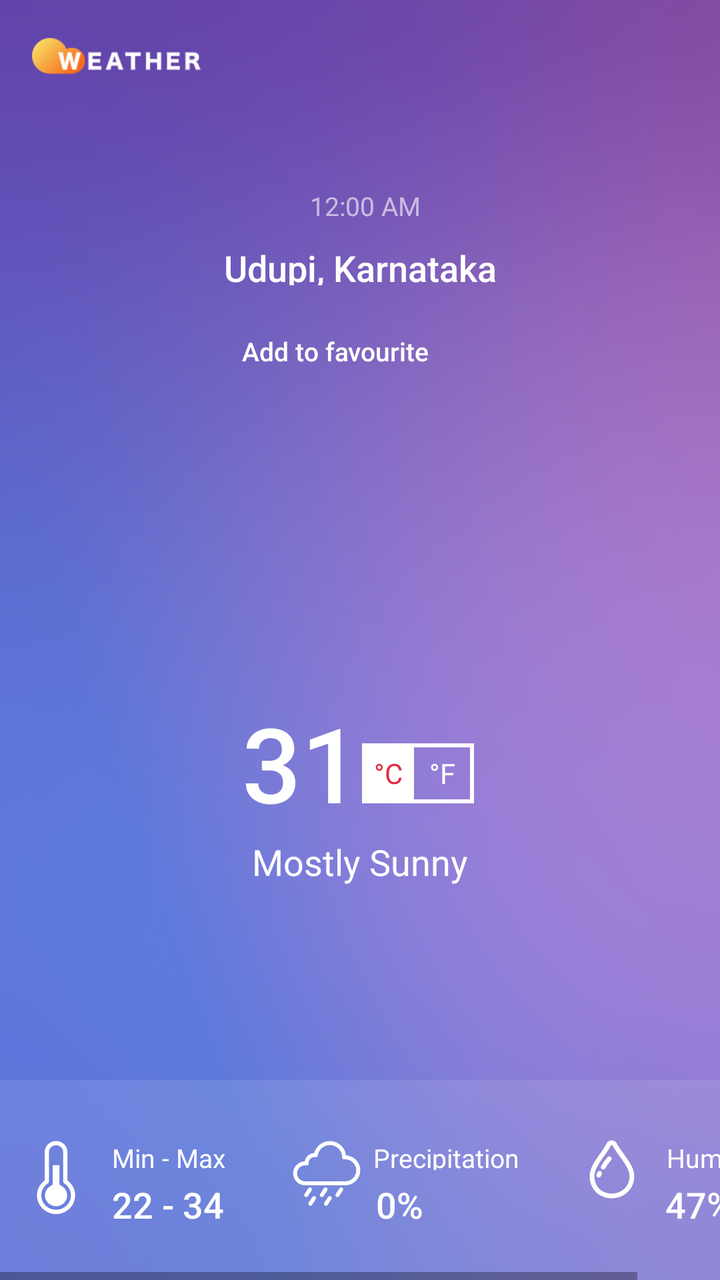
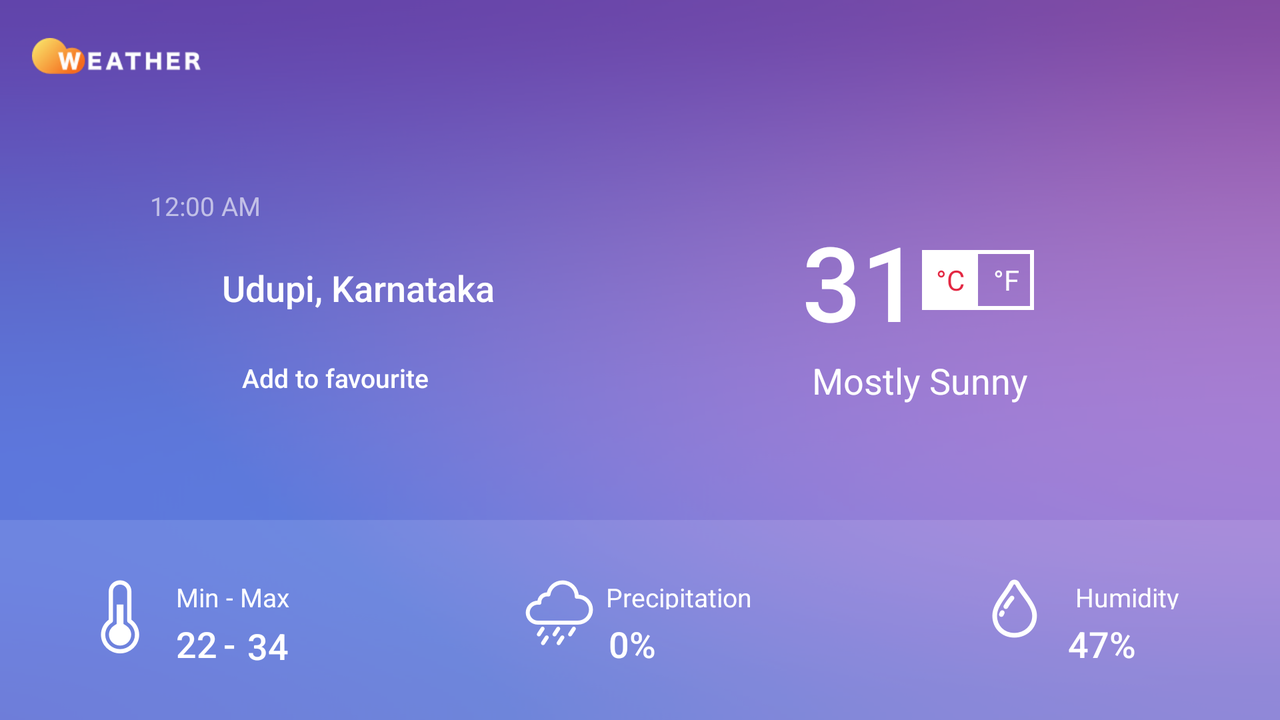

One screen, two layout resources from the same app: the default and the repository's alternative for another configuration. Each is rendered where Android would select it; the XML of both is given below.
<!-- AndroidManifest.xml: application theme Theme.WeatherApp -->
<!-- res/layout/home_activity.xml -->
<?xml version="1.0" encoding="utf-8"?>
<androidx.drawerlayout.widget.DrawerLayout xmlns:android="http://schemas.android.com/apk/res/android"
    xmlns:app="http://schemas.android.com/apk/res-auto"
    xmlns:tools="http://schemas.android.com/tools"
    android:id="@+id/drawer_layout"
    android:layout_width="match_parent"
    android:layout_height="match_parent"
    android:background="@drawable/background_android"
    tools:context=".activity.HomeActivity">

    <androidx.constraintlayout.widget.ConstraintLayout
        android:layout_width="match_parent"
        android:layout_height="match_parent">

        <androidx.appcompat.widget.Toolbar
            android:id="@+id/home_toolbar"
            android:layout_width="match_parent"
            android:layout_height="56dp"
            app:layout_constraintEnd_toEndOf="parent"
            app:layout_constraintStart_toStartOf="parent"
            app:layout_constraintTop_toTopOf="parent"
            app:logo="@drawable/logo_toolbar"
            app:navigationIcon="@drawable/icon_menu_white"
            app:title=" " />

        <LinearLayout
            android:id="@+id/date_time_layout"
            android:layout_width="wrap_content"
            android:layout_height="wrap_content"
            android:layout_marginStart="70dp"
            android:layout_marginTop="94dp"
            android:layout_marginEnd="70dp"
            android:orientation="horizontal"
            app:layout_constraintEnd_toEndOf="parent"
            app:layout_constraintStart_toStartOf="parent"
            app:layout_constraintTop_toTopOf="parent">

            <TextView
                android:id="@+id/date_tv"
                android:layout_width="wrap_content"
                android:layout_height="wrap_content"
                android:gravity="center"
                android:letterSpacing="0.25"
                android:lineSpacingMultiplier="1.15"
                android:text=""
                android:textAppearance="@style/date_time" />

            <DigitalClock
                android:id="@+id/time_tv"
                android:layout_width="wrap_content"
                android:layout_height="wrap_content"
                android:layout_marginStart="5dp"
                android:textAppearance="@style/date_time" />

        </LinearLayout>

        <TextView
            android:id="@+id/place_tv"
            android:layout_width="match_parent"
            android:layout_height="wrap_content"
            android:layout_marginStart="111dp"
            android:layout_marginTop="10dp"
            android:layout_marginEnd="111dp"
            android:width="138dp"
            android:height="21dp"
            android:gravity="center"
            android:lineSpacingMultiplier="1.17"
            android:text="@string/udupi_karnataka"
            android:textAppearance="@style/district_state"
            app:layout_constraintEnd_toEndOf="parent"
            app:layout_constraintStart_toStartOf="parent"
            app:layout_constraintTop_toBottomOf="@+id/date_time_layout" />

        <LinearLayout
            android:id="@+id/favourite_layout"
            android:layout_width="119dp"
            android:layout_height="17dp"
            android:layout_marginStart="121dp"
            android:layout_marginTop="24dp"
            android:layout_marginEnd="120dp"
            android:orientation="horizontal"
            app:layout_constraintEnd_toEndOf="parent"
            app:layout_constraintStart_toStartOf="parent"
            app:layout_constraintTop_toBottomOf="@+id/place_tv">

            <ImageView
                android:id="@+id/favourite_iv"
                android:layout_width="wrap_content"
                android:layout_height="wrap_content"
                android:src="@drawable/icon_favourite" />

            <TextView
                android:layout_width="94dp"
                android:layout_height="15dp"
                android:text="@string/add_to_favourite"
                android:textAppearance="@style/AddToFavourite" />
        </LinearLayout>

        <ImageView
            android:id="@+id/weather_iv"
            android:layout_width="64dp"
            android:layout_height="67dp"
            android:layout_marginStart="148dp"
            android:layout_marginTop="81dp"
            android:layout_marginEnd="148dp"
            android:src="@drawable/icon_sunny"
            app:layout_constraintEnd_toEndOf="parent"
            app:layout_constraintStart_toStartOf="parent"
            app:layout_constraintTop_toBottomOf="@+id/favourite_layout" />

        <LinearLayout
            android:id="@+id/display_temperature_layout"
            android:layout_width="119dp"
            android:layout_height="61dp"
            android:layout_marginStart="121dp"
            android:layout_marginTop="15dp"
            android:layout_marginEnd="120dp"
            android:orientation="horizontal"
            app:layout_constraintEnd_toEndOf="parent"
            app:layout_constraintStart_toStartOf="parent"
            app:layout_constraintTop_toBottomOf="@+id/weather_iv">

            <TextView
                android:id="@+id/temperature_tv"
                android:layout_width="60dp"
                android:layout_height="61dp"
                android:gravity="left"
                android:lineSpacingMultiplier="1.17"
                android:text="31"
                android:textAppearance="@style/temperature" />

            <LinearLayout
                android:layout_width="56dp"
                android:layout_height="30dp"
                android:layout_gravity="bottom"
                android:layout_marginBottom="6dp"
                android:background="@drawable/strokes">

                <TextView
                    android:id="@+id/celsius"
                    android:layout_width="26dp"
                    android:layout_height="30dp"
                    android:background="@color/white"
                    android:gravity="center"
                    android:text="&#xb0;C"
                    android:textColor="#E32843" />

                <TextView
                    android:id="@+id/fahrenheit"
                    android:layout_width="28dp"
                    android:layout_height="30dp"
                    android:gravity="center"
                    android:text="&#xb0;F"
                    android:textColor="@color/white" />
            </LinearLayout>
        </LinearLayout>

        <TextView
            android:id="@+id/temperature_name_tv"
            android:layout_width="wrap_content"
            android:layout_height="wrap_content"
            android:layout_marginStart="126dp"
            android:layout_marginTop="11dp"
            android:layout_marginEnd="126dp"
            android:gravity="center"
            android:text="Mostly Sunny"
            android:textAppearance="@style/weather"
            app:layout_constraintEnd_toEndOf="parent"
            app:layout_constraintStart_toStartOf="parent"
            app:layout_constraintTop_toBottomOf="@+id/display_temperature_layout" />

        <HorizontalScrollView
            android:layout_width="match_parent"
            android:layout_height="wrap_content"
            app:layout_constraintStart_toStartOf="parent"
            app:layout_constraintBottom_toBottomOf="parent"
            app:layout_constraintEnd_toEndOf="parent">

            <LinearLayout
                android:layout_width="match_parent"
                android:layout_height="100dp"
                android:background="#1AFFFFFF"
                android:orientation="horizontal"
                app:layout_constraintBottom_toBottomOf="parent"
                app:layout_constraintEnd_toEndOf="parent"
                app:layout_constraintStart_toStartOf="parent">

                <RelativeLayout
                    android:id="@+id/temp"
                    android:layout_width="wrap_content"
                    android:layout_height="41dp"
                    android:layout_marginStart="18dp"
                    android:layout_marginTop="30dp"
                    android:layout_marginBottom="20dp">

                    <ImageView
                        android:id="@+id/temp_iv"
                        android:layout_width="wrap_content"
                        android:layout_height="wrap_content"
                        android:src="@drawable/icon_temperature_info" />

                    <TextView
                        android:id="@+id/min_max"
                        android:layout_width="57dp"
                        android:layout_height="15dp"
                        android:layout_marginStart="18dp"
                        android:layout_toEndOf="@id/temp_iv"
                        android:lineSpacingMultiplier="1.15"
                        android:text="@string/min_max"
                        android:textAppearance="@style/MinMax" />

                    <TextView
                        android:id="@+id/min_max_tv"
                        android:layout_width="wrap_content"
                        android:layout_height="21dp"
                        android:layout_below="@+id/min_max"
                        android:layout_marginStart="38dp"
                        android:layout_marginTop="5dp"
                        android:text="22 - 34"
                        android:textAppearance="@style/temp" />

                </RelativeLayout>

                <RelativeLayout
                    android:id="@+id/precipitation_layout"
                    android:layout_width="wrap_content"
                    android:layout_height="41dp"
                    android:layout_marginStart="33dp"
                    android:layout_marginTop="30dp"
                    android:layout_marginBottom="20dp">

                    <ImageView
                        android:id="@+id/precipitation_iv"
                        android:layout_width="wrap_content"
                        android:layout_height="wrap_content"
                        android:src="@drawable/icon_precipitation_info" />

                    <TextView
                        android:id="@+id/precipitation"
                        android:layout_width="76dp"
                        android:layout_height="15dp"
                        android:layout_alignParentTop="true"
                        android:layout_marginStart="6dp"
                        android:layout_marginTop="0dp"
                        android:layout_toEndOf="@id/precipitation_iv"
                        android:lineSpacingMultiplier="1.15"
                        android:text="@string/precipitation"
                        android:textAppearance="@style/Precipitation_text" />

                    <TextView
                        android:id="@+id/precipitation_tv"
                        android:layout_width="56dp"
                        android:layout_height="21dp"
                        android:layout_below="@+id/precipitation"
                        android:layout_marginStart="42dp"
                        android:layout_marginTop="5dp"
                        android:text="0%"
                        android:textAppearance="@style/Precipitation" />

                </RelativeLayout>

                <RelativeLayout
                    android:id="@+id/humidity_layout"
                    android:layout_width="94dp"
                    android:layout_height="41dp"
                    android:layout_marginStart="32dp"
                    android:layout_marginTop="30dp"
                    android:layout_marginEnd="18dp"
                    android:layout_marginBottom="20dp">

                    <ImageView
                        android:id="@+id/humidity_iv"
                        android:layout_width="wrap_content"
                        android:layout_height="wrap_content"
                        android:src="@drawable/icon_humidity_info" />

                    <TextView
                        android:id="@+id/humidity"
                        android:layout_width="57dp"
                        android:layout_height="15dp"
                        android:layout_marginStart="16dp"
                        android:layout_toEndOf="@id/humidity_iv"
                        android:lineSpacingMultiplier="1.15"
                        android:text="Humidity"
                        android:textAppearance="@style/Humidity_text" />

                    <TextView
                        android:id="@+id/humidity_tv"
                        android:layout_width="56dp"
                        android:layout_height="21dp"
                        android:layout_below="@+id/humidity"
                        android:layout_marginStart="38dp"
                        android:layout_marginTop="5dp"
                        android:text="47%"
                        android:textAppearance="@style/Humidity" />

                </RelativeLayout>
            </LinearLayout>
        </HorizontalScrollView>


    </androidx.constraintlayout.widget.ConstraintLayout>

    <com.google.android.material.navigation.NavigationView
        android:id="@+id/nav_view"
        android:layout_width="wrap_content"
        android:layout_height="match_parent"
        android:layout_gravity="start"
        android:fitsSystemWindows="true"
        android:paddingTop="25dp"
        app:menu="@menu/nav_menu" />

</androidx.drawerlayout.widget.DrawerLayout>
<!-- resources referenced by this layout -->
<resources>
  <color name="white">#FFFFFFFF</color>
  <!-- drawable strokes (drawable) -->
  <shape xmlns:android="http://schemas.android.com/apk/res/android"
      android:shape="rectangle">
      <stroke
          android:width="2dp"
          android:color="#FFFFFF" />
  </shape>
  <string name="add_to_favourite">Add to favourite</string>
  <string name="min_max">Min - Max</string>
  <string name="precipitation">Precipitation</string>
  <string name="udupi_karnataka">Udupi, Karnataka</string>
  <style name="AddToFavourite" parent="@style/TextAppearance.AppCompat">
          <item name="android:fontFamily">sans-serif-medium</item>
          <item name="android:textColor">#FFFFFF</item>
          <item name="android:textSize">13sp</item>
      </style>
  <style name="Humidity" parent="@style/TextAppearance.AppCompat">
          <item name="android:fontFamily">sans-serif-medium</item>
          <item name="android:textColor">#FFFFFF</item>
          <item name="android:textSize">18sp</item>
      </style>
  <style name="Humidity_text" parent="@style/TextAppearance.AppCompat">
          <item name="android:fontFamily">sans-serif</item>
          <item name="android:textColor">#FFFFFF</item>
          <item name="android:textSize">13sp</item>
      </style>
  <style name="MinMax" parent="@style/TextAppearance.AppCompat">
          <item name="android:fontFamily">sans-serif</item>
          <item name="android:textColor">#FFFFFF</item>
          <item name="android:textSize">13sp</item>
      </style>
  <style name="Precipitation" parent="@style/TextAppearance.AppCompat">
          <item name="android:fontFamily">sans-serif-medium</item>
          <item name="android:textColor">#FFFFFF</item>
          <item name="android:textSize">18sp</item>
      </style>
  <style name="Precipitation_text" parent="@style/TextAppearance.AppCompat">
          <item name="android:fontFamily">sans-serif</item>
          <item name="android:textColor">#FFFFFF</item>
          <item name="android:textSize">13sp</item>
      </style>
  <style name="date_time" parent="@style/TextAppearance.AppCompat">
          <item name="android:fontFamily">sans-serif</item>
          <item name="android:textColor">#99FFFFFF</item>
          <item name="android:textSize">13sp</item>
      </style>
  <style name="district_state" parent="@style/TextAppearance.AppCompat">
          <item name="android:fontFamily">sans-serif-medium</item>
          <item name="android:textColor">#FFFFFF</item>
          <item name="android:textSize">18sp</item>
      </style>
  <style name="temp" parent="@style/TextAppearance.AppCompat">
          <item name="android:fontFamily">sans-serif-medium</item>
          <item name="android:textColor">#FFFFFF</item>
          <item name="android:textSize">18sp</item>
      </style>
  <style name="temperature" parent="@style/TextAppearance.AppCompat">
          <item name="android:fontFamily">sans-serif-medium</item>
          <item name="android:textColor">#FFFFFF</item>
          <item name="android:textSize">52sp</item>
      </style>
  <style name="weather" parent="@style/TextAppearance.AppCompat">
          <item name="android:fontFamily">sans-serif</item>
          <item name="android:textColor">#FFFFFF</item>
          <item name="android:textSize">18sp</item>
      </style>
  <style name="Theme.WeatherApp" parent="Theme.MaterialComponents.DayNight.NoActionBar">
          
          <item name="colorPrimary">@color/purple_500</item>
          <item name="colorPrimaryVariant">@color/purple_700</item>
          <item name="colorOnPrimary">@color/black</item>
          
          <item name="colorSecondary">@color/teal_200</item>
          <item name="colorSecondaryVariant">@color/purple_500</item>
          <item name="colorOnSecondary">@color/black</item>
          
          <item name="android:statusBarColor" tools:targetApi="l">@color/black</item>
          
      </style>
  <color name="purple_500">#FF6200EE</color>
  <color name="purple_700">#FF3700B3</color>
  <color name="black">#FF000000</color>
  <color name="teal_200">#FF03DAC5</color>
</resources>
<!-- res/layout-land/home_activity.xml (the repository's variant of the layout above) -->
<!-- drawn on the phone turned sideways -->
<?xml version="1.0" encoding="utf-8"?>
<androidx.drawerlayout.widget.DrawerLayout xmlns:android="http://schemas.android.com/apk/res/android"
xmlns:app="http://schemas.android.com/apk/res-auto"
xmlns:tools="http://schemas.android.com/tools"
android:id="@+id/drawer_layout"
android:layout_width="match_parent"
android:layout_height="match_parent"
android:background="@drawable/background_android"
tools:context=".activity.HomeActivity">

<androidx.constraintlayout.widget.ConstraintLayout
    android:layout_width="match_parent"
    android:layout_height="match_parent">

    <androidx.appcompat.widget.Toolbar
        android:id="@+id/home_toolbar"
        android:layout_width="match_parent"
        android:layout_height="56dp"
        app:layout_constraintEnd_toEndOf="parent"
        app:layout_constraintHorizontal_bias="1.0"
        app:layout_constraintStart_toStartOf="parent"
        app:layout_constraintTop_toTopOf="parent"
        app:logo="@drawable/logo_toolbar"
        app:navigationIcon="@drawable/icon_menu_white"
        app:title=" " />

    <LinearLayout
        android:id="@+id/date_time_layout"
        android:layout_width="wrap_content"
        android:layout_height="wrap_content"
        android:layout_marginStart="70dp"
        android:layout_marginTop="94dp"
        android:orientation="horizontal"
        app:layout_constraintStart_toStartOf="parent"
        app:layout_constraintTop_toTopOf="parent">

        <TextView
            android:id="@+id/date_tv"
            android:layout_width="wrap_content"
            android:layout_height="wrap_content"
            android:letterSpacing="0.25"
            android:lineSpacingMultiplier="1.15"
            android:text=""
            android:textAppearance="@style/date_time" />

        <DigitalClock
            android:id="@+id/time_tv"
            android:layout_width="wrap_content"
            android:layout_height="wrap_content"
            android:layout_marginStart="5dp"
            android:textAppearance="@style/date_time" />

    </LinearLayout>

    <TextView
        android:id="@+id/place_tv"
        android:layout_width="wrap_content"
        android:layout_height="wrap_content"
        android:layout_marginStart="111dp"
        android:layout_marginTop="20dp"
        android:gravity="center"
        android:lineSpacingMultiplier="1.17"
        android:text="@string/udupi_karnataka"
        android:textAppearance="@style/district_state"
        app:layout_constraintStart_toStartOf="parent"
        app:layout_constraintTop_toBottomOf="@+id/date_time_layout" />

    <LinearLayout
        android:id="@+id/favourite_layout"
        android:layout_width="119dp"
        android:layout_height="17dp"
        android:layout_marginStart="121dp"
        android:layout_marginTop="24dp"
        android:layout_marginEnd="120dp"
        android:orientation="horizontal"
        app:layout_constraintStart_toStartOf="parent"
        app:layout_constraintTop_toBottomOf="@+id/place_tv">

        <ImageView
            android:id="@+id/favourite_iv"
            android:layout_width="wrap_content"
            android:layout_height="wrap_content"
            android:src="@drawable/icon_favourite" />

        <TextView
            android:layout_width="94dp"
            android:layout_height="15dp"
            android:text="@string/add_to_favourite"
            android:textAppearance="@style/AddToFavourite" />
    </LinearLayout>

    <ImageView
        android:id="@+id/weather_iv"
        android:layout_width="140dp"
        android:layout_height="150dp"
        android:src="@drawable/icon_sunny"
        android:layout_marginTop="20dp"
        app:layout_constraintEnd_toStartOf="@+id/temperature_name_tv"
        app:layout_constraintStart_toEndOf="@+id/place_tv"
        app:layout_constraintTop_toBottomOf="@+id/home_toolbar" />

    <LinearLayout
        android:id="@+id/display_temperature_layout"
        android:layout_width="119dp"
        android:layout_height="61dp"
        android:layout_marginTop="50dp"
        android:layout_marginStart="121dp"
        android:layout_marginEnd="120dp"
        android:orientation="horizontal"
        app:layout_constraintEnd_toEndOf="parent"
        app:layout_constraintTop_toBottomOf="@+id/home_toolbar">

        <TextView
            android:id="@+id/temperature_tv"
            android:layout_width="60dp"
            android:layout_height="61dp"
            android:gravity="left"
            android:lineSpacingMultiplier="1.17"
            android:text="31"
            android:textAppearance="@style/temperature" />

        <LinearLayout
            android:layout_width="56dp"
            android:layout_height="30dp"
            android:layout_marginTop="19dp"
            android:background="@drawable/strokes"
            app:layout_constraintStart_toEndOf="@+id/degreevalue_tv"
            app:layout_constraintTop_toBottomOf="@+id/sun_iv">

            <TextView
                android:layout_width="28dp"
                android:layout_height="30dp"
                android:background="@color/white"
                android:gravity="center"
                android:text="&#xb0;C"
                android:textColor="#E32843" />

            <TextView
                android:layout_width="28dp"
                android:layout_height="30dp"
                android:gravity="center"
                android:text="&#xb0;F"
                android:textColor="@color/white" />
        </LinearLayout>
    </LinearLayout>

    <TextView
        android:id="@+id/temperature_name_tv"
        android:layout_width="wrap_content"
        android:layout_height="wrap_content"
        android:layout_marginTop="11dp"
        android:layout_marginEnd="126dp"
        android:gravity="center"
        android:text="Mostly Sunny"
        android:textAppearance="@style/weather"
        app:layout_constraintEnd_toEndOf="parent"
        app:layout_constraintTop_toBottomOf="@+id/display_temperature_layout" />

    <androidx.constraintlayout.widget.ConstraintLayout
        android:layout_width="match_parent"
        android:layout_height="100dp"
        android:background="#1AFFFFFF"
        android:orientation="horizontal"
        app:layout_constraintBottom_toBottomOf="parent"
        app:layout_constraintEnd_toEndOf="parent"
        app:layout_constraintStart_toStartOf="parent">

        <RelativeLayout
            android:id="@+id/temp"
            android:layout_width="wrap_content"
            android:layout_height="41dp"
            android:layout_marginStart="50dp"
            app:layout_constraintBottom_toBottomOf="parent"
            app:layout_constraintStart_toStartOf="parent"
            app:layout_constraintTop_toTopOf="parent">

            <ImageView
                android:id="@+id/temp_iv"
                android:layout_width="wrap_content"
                android:layout_height="wrap_content"
                android:src="@drawable/icon_temperature_info" />

            <TextView
                android:id="@+id/min_max"
                android:layout_width="57dp"
                android:layout_height="15dp"
                android:layout_marginStart="18dp"
                android:layout_toEndOf="@id/temp_iv"
                android:lineSpacingMultiplier="1.15"
                android:text="@string/min_max"
                android:textAppearance="@style/MinMax" />

            <TextView
                android:id="@+id/min_tv"
                android:layout_width="wrap_content"
                android:layout_height="21dp"
                android:layout_below="@+id/min_max"
                android:layout_marginStart="38dp"
                android:layout_marginTop="5dp"
                android:text="22"
                android:textAppearance="@style/temp" />

            <TextView
                android:id="@+id/design"
                android:layout_width="wrap_content"
                android:layout_height="21dp"
                android:layout_below="@+id/min_max"
                android:layout_marginStart="3dp"
                android:layout_marginTop="5dp"
                android:layout_toEndOf="@+id/min_tv"
                android:text="-"
                android:textAppearance="@style/temp" />

            <TextView
                android:id="@+id/max_tv"
                android:layout_width="wrap_content"
                android:layout_height="21dp"
                android:layout_below="@+id/min_max"
                android:layout_marginStart="6dp"
                android:layout_marginTop="6dp"
                android:layout_toEndOf="@+id/design"
                android:text="34"
                android:textAppearance="@style/temp" />

        </RelativeLayout>

        <RelativeLayout
            android:id="@+id/precipitation_layout"
            android:layout_width="wrap_content"
            android:layout_height="41dp"
            app:layout_constraintBottom_toBottomOf="parent"
            app:layout_constraintEnd_toStartOf="@+id/humidity_layout"
            app:layout_constraintStart_toEndOf="@+id/temp"
            app:layout_constraintTop_toTopOf="parent">

            <ImageView
                android:id="@+id/precipitation_iv"
                android:layout_width="wrap_content"
                android:layout_height="wrap_content"
                android:src="@drawable/icon_precipitation_info" />

            <TextView
                android:id="@+id/precipitation"
                android:layout_width="76dp"
                android:layout_height="15dp"
                android:layout_alignParentTop="true"
                android:layout_marginStart="6dp"
                android:layout_marginTop="0dp"
                android:layout_toEndOf="@id/precipitation_iv"
                android:lineSpacingMultiplier="1.15"
                android:text="@string/precipitation"
                android:textAppearance="@style/Precipitation_text" />

            <TextView
                android:id="@+id/precipitation_tv"
                android:layout_width="56dp"
                android:layout_height="21dp"
                android:layout_below="@+id/precipitation"
                android:layout_marginStart="42dp"
                android:layout_marginTop="5dp"
                android:text="0%"
                android:textAppearance="@style/Precipitation" />

        </RelativeLayout>

        <RelativeLayout
            android:id="@+id/humidity_layout"
            android:layout_width="94dp"
            android:layout_height="41dp"
            android:layout_marginEnd="50dp"
            app:layout_constraintBottom_toBottomOf="parent"
            app:layout_constraintEnd_toEndOf="parent"
            app:layout_constraintTop_toTopOf="parent">

            <ImageView
                android:id="@+id/humidity_iv"
                android:layout_width="wrap_content"
                android:layout_height="wrap_content"
                android:src="@drawable/icon_humidity_info" />

            <TextView
                android:id="@+id/humidity"
                android:layout_width="wrap_content"
                android:layout_height="15dp"
                android:layout_marginStart="19dp"
                android:layout_toEndOf="@id/humidity_iv"
                android:lineSpacingMultiplier="1.15"
                android:text="Humidity"
                android:textAppearance="@style/Humidity_text" />

            <TextView
                android:id="@+id/humidity_tv"
                android:layout_width="56dp"
                android:layout_height="21dp"
                android:layout_below="@+id/humidity"
                android:layout_marginStart="38dp"
                android:layout_marginTop="5dp"
                android:text="47%"
                android:textAppearance="@style/Humidity" />

        </RelativeLayout>
    </androidx.constraintlayout.widget.ConstraintLayout>


</androidx.constraintlayout.widget.ConstraintLayout>

<com.google.android.material.navigation.NavigationView
    android:id="@+id/nav_view"
    android:layout_width="wrap_content"
    android:layout_height="match_parent"
    android:layout_gravity="start"
    android:paddingTop="25dp"
    android:fitsSystemWindows="true"
    app:menu="@menu/nav_menu" />

</androidx.drawerlayout.widget.DrawerLayout>
